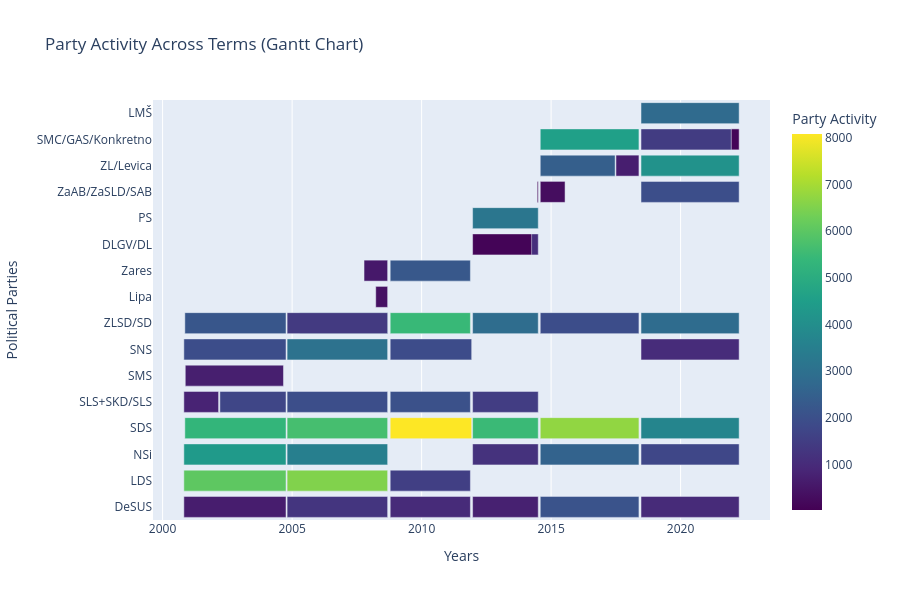

Here is the notebook cell this chart was saved with:
### Code cell
fig = px.timeline(
    activity,
    x_start="Start_date",
    x_end="End_date",
    y="Grouped_parties",
    color="Speech_count",
    title="Party Activity Across Terms (Gantt Chart)",
    labels={"Speech_count": "Party Activity"},
    color_continuous_scale="viridis"

)
fig.update_layout(
    height=600,
    xaxis_title="Years",
    yaxis_title="Political Parties",
    legend_title="Grouped Parties",
    barmode = "stack"
)
fig.write_image("./Figures/Sentiment_Analysis/Utterances/Party_activity_grouped.png")

fig.show()
